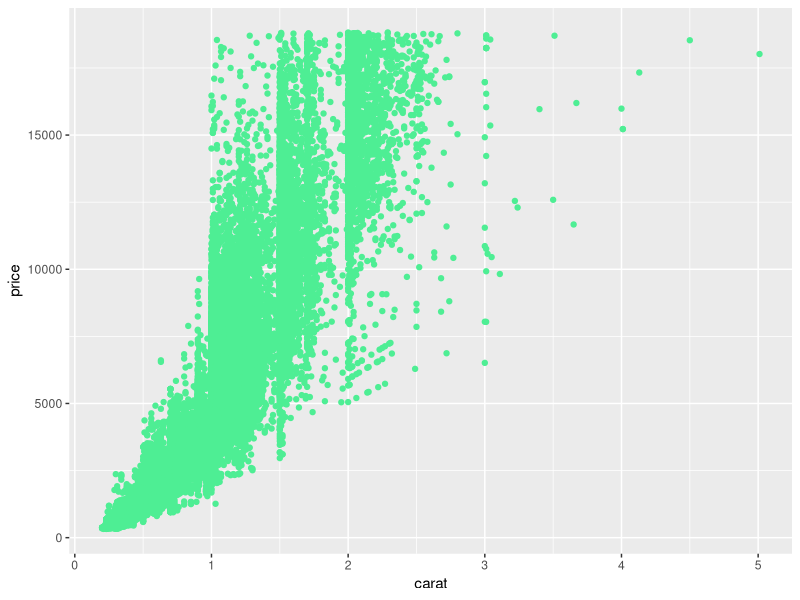
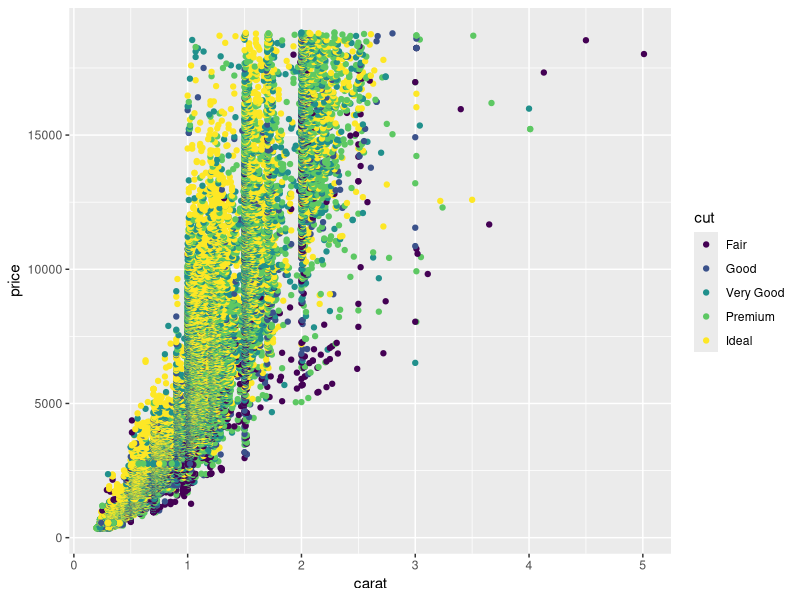
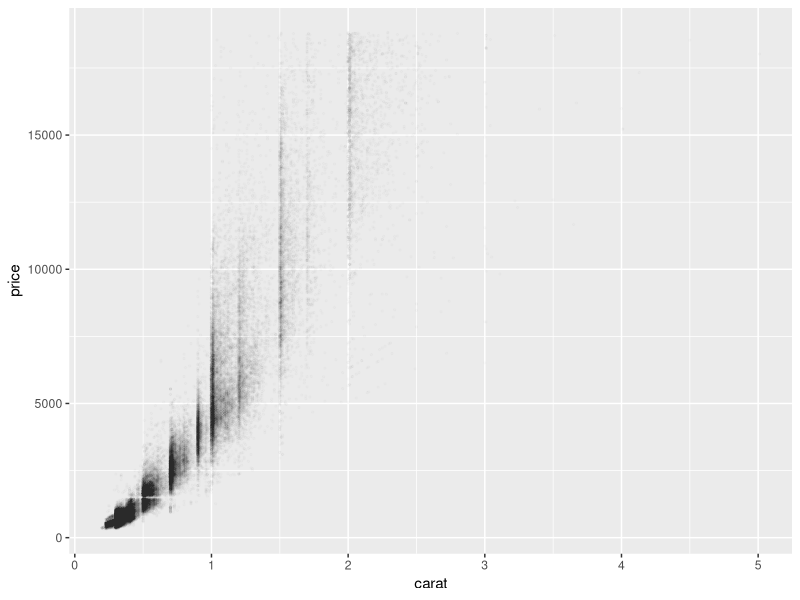
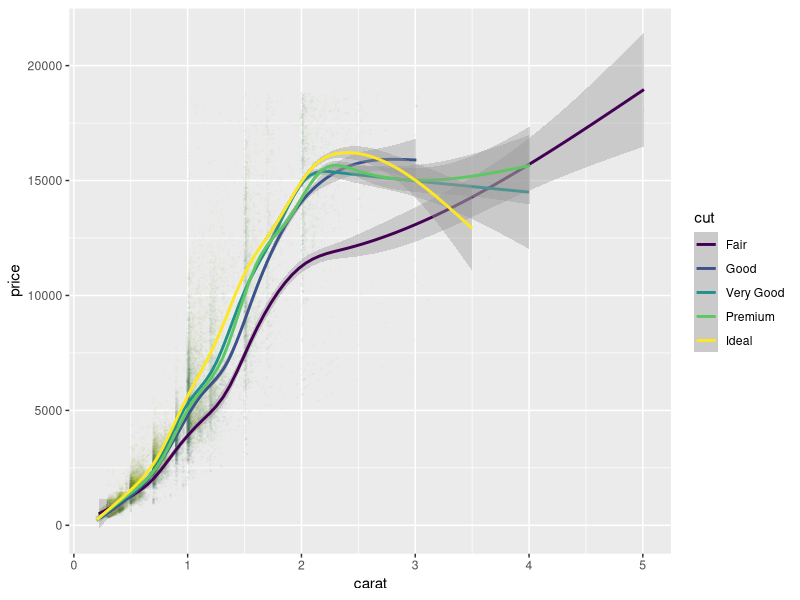
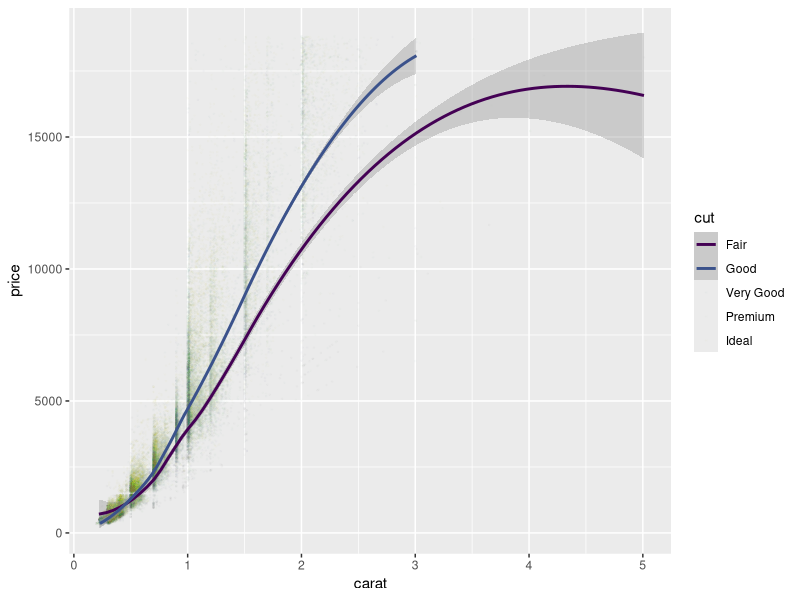
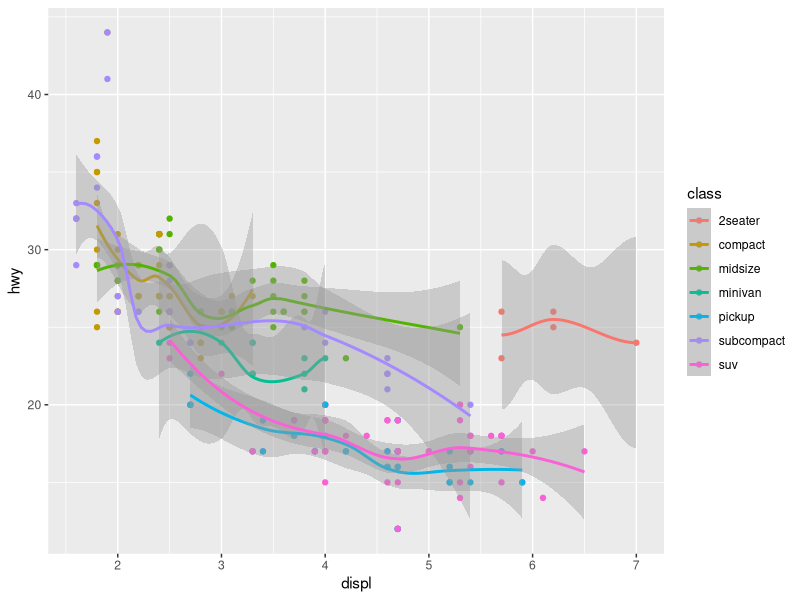
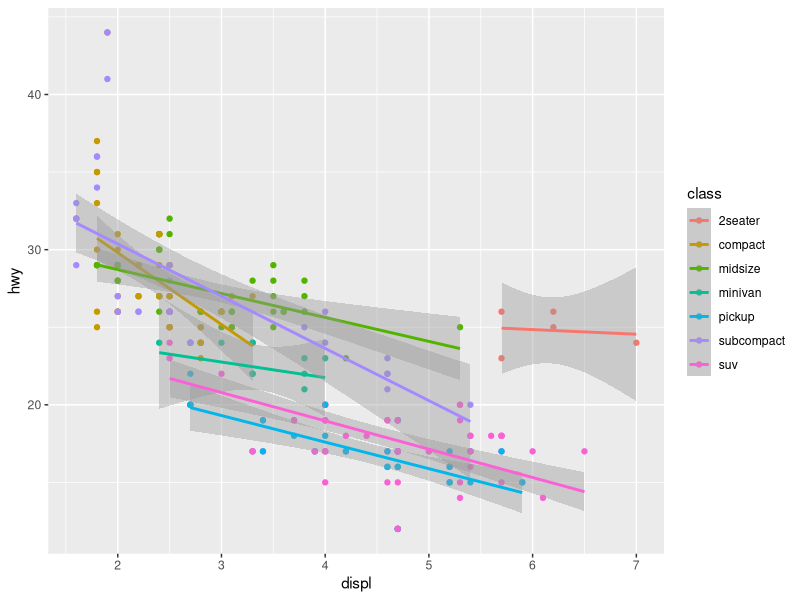
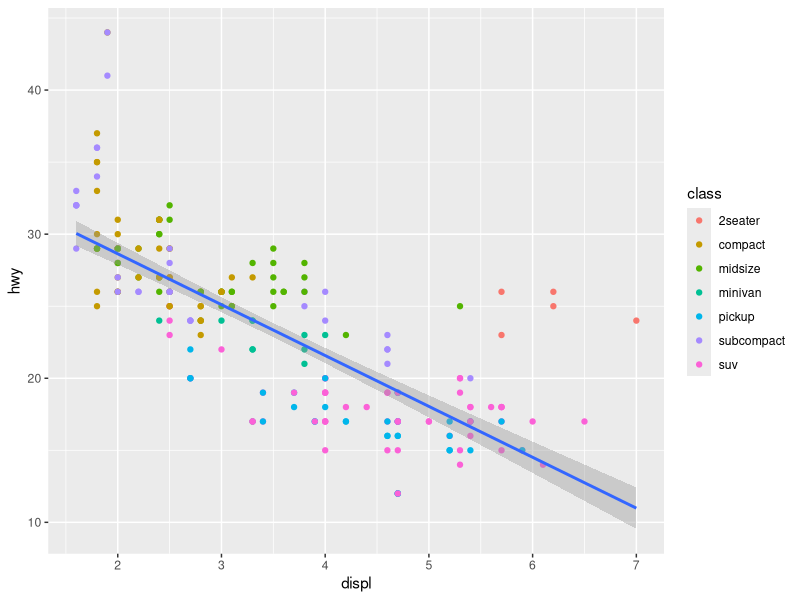

The R script that drew these images, in order:
## ---- chunk 1
library(tidyverse)
## ---- chunk 2
ggplot(diamonds) + geom_point(aes(x=carat, y=price), color='seagreen2')
## ---- chunk 3
ggplot(diamonds) + geom_point(aes(x=carat, y=price, color=cut))
## ---- chunk 4
ggplot(diamonds) + geom_point(aes(x=carat, y=price), size=0.5, alpha=1/100)
## ---- chunk 5
ggplot(data=diamonds, mapping=aes(x=carat, y=price, color=cut)) + geom_point(size=0.3, alpha=1/100) + geom_smooth()
## ---- chunk 6
ggplot(data=diamonds, mapping=aes(x=carat, y=price, color=cut)) + geom_point(size=0.3, alpha=1/100) + geom_smooth(method='loess')
## ---- chunk 7
ggplot(mpg, aes(x=displ, y=hwy, color=class)) + geom_point() + geom_smooth()
## ---- chunk 8
ggplot(mpg, aes(x=displ, y=hwy, color=class)) + geom_point() + geom_smooth(method='lm')
## ---- chunk 9
ggplot(mpg) + geom_point(aes(x=displ, y=hwy, color=class)) + geom_smooth(aes(x=displ, y=hwy), method='lm')
## ---- chunk 10
ggplot(faithful) + geom_point(aes(eruptions, waiting)) + ggtitle("Old Faithful") + xlab("Eruptions (minutes)")+ ylab("Waiting (minutes)")
## ---- chunk 11
ggplot(faithful) + geom_point(aes(eruptions, waiting)) + ggtitle("Old Faithful") + xlab("Eruptions (minutes)")+ ylab("Waiting (minutes)") + theme_bw()
## ---- chunk 12
ggplot(faithful) + geom_point(aes(eruptions, waiting)) + ggtitle("Old Faithful") + xlab("Eruptions (minutes)")+ ylab("Waiting (minutes)") + theme_classic()
## ---- chunk 13
library(ggthemes)
ggplot(faithful) + geom_point(aes(eruptions, waiting)) + ggtitle("Old Faithful") + xlab("Eruptions (minutes)")+ ylab("Waiting (minutes)") + theme_economist()
## ---- chunk 14
ggplot(faithful) + geom_point(aes(eruptions, waiting)) + ggtitle("Old Faithful") + xlab("Eruptions (minutes)")+ ylab("Waiting (minutes)") + theme_tufte()
## ---- chunk 15
ggplot(faithful) + geom_point(aes(eruptions, waiting)) + ggtitle("Old Faithful") + xlab("Eruptions (minutes)")+ ylab("Waiting (minutes)") + theme_fivethirtyeight()
## ---- chunk 16
plot(faithful$eruptions, faithful$waiting)
## ---- chunk 17
ex_data <- data.frame(timepoint=c(1, 2, 3), value=c(1, 6, 7))
ex_data
## ---- chunk 18
ggplot(ex_data) + geom_line(aes(x=timepoint, y=value)) + geom_point(aes(x=timepoint, y=value))
## ---- chunk 19
ggplot(ex_data, aes(x=timepoint, y=value)) + geom_point(size=2) + geom_line(linetype=2) 
## ---- chunk 20
ggplot(diamonds)+ geom_freqpoly(aes(x=carat, color=cut))
## ---- chunk 21
ggplot(diamonds)+ geom_point(aes(x=carat, y=price, color=cut))  + facet_wrap(~clarity)
